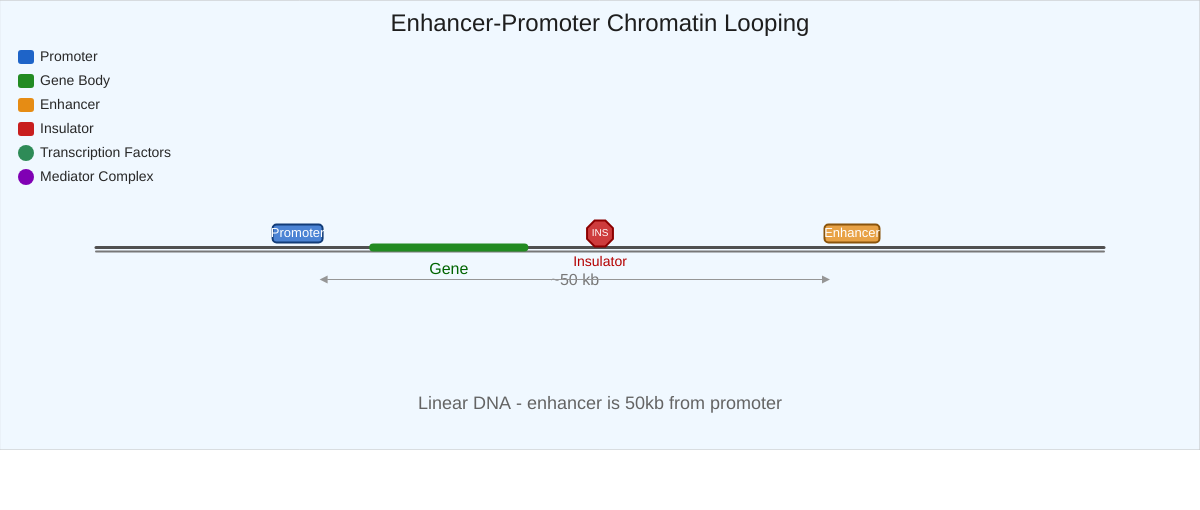
Frame 1 (no input)
Frame 60 (no input): identical to frame 1, image omitted
Frame 120 (the mouse pressed at the canvas centre since frame 60): identical to frame 1, image omitted

The p5.js sketch that drew this single still picture (run headless with seeded random() and noise() and a simulated clock; from frame 60 on, the mouse is pressed at the canvas centre):

// p5.js sketch
// ── sketch.js
// Enhancer-Promoter Looping MicroSim
// CANVAS_HEIGHT: 510
let drawHeight = 450;
let controlHeight = 60;
let canvasWidth, canvasHeight;

// Animation state
let loopProgress = 0;       // 0 = linear, 1 = fully looped
let targetProgress = 0;
let animSpeed = 0.02;

// Controls
let activateBtn;
let insulatorCheck;

// DNA element positions (as fractions of canvas width)
let promoterFrac = 0.2;
let geneFrac = 0.35;
let insulatorFrac = 0.5;
let enhancerFrac = 0.75;

// TF proteins
let tfs = [];
let tfAlpha = 0;           // fade in when looped
let mediatorAlpha = 0;

function updateCanvasSize() {
    const container = document.querySelector('main');
    canvasWidth = container ? container.offsetWidth : windowWidth;
    canvasHeight = drawHeight + controlHeight;
}

function setup() {
    updateCanvasSize();
    const canvas = createCanvas(canvasWidth, canvasHeight);
    canvas.parent(document.querySelector('main'));
    textSize(16);

    // Controls
    activateBtn = createButton('Activate Loop');
    activateBtn.parent(document.querySelector('main'));
    activateBtn.mousePressed(toggleLoop);
    activateBtn.style('font-size', '16px');
    activateBtn.style('padding', '6px 16px');
    activateBtn.style('margin-right', '20px');
    activateBtn.style('cursor', 'pointer');

    insulatorCheck = createCheckbox('Insulator Active', true);
    insulatorCheck.parent(document.querySelector('main'));
    insulatorCheck.style('font-size', '16px');

    // Define TF proteins
    tfs = [
        { name: 'TF-A', color: [46, 139, 87],   target: 'enhancer', offsetX: -18, offsetY: -30 },
        { name: 'TF-B', color: [184, 134, 11],   target: 'enhancer', offsetX: 18,  offsetY: -30 },
        { name: 'TBP',  color: [70, 130, 180],   target: 'promoter', offsetX: -15, offsetY: -30 },
        { name: 'RNAP', color: [100, 149, 237],  target: 'promoter', offsetX: 20,  offsetY: -30 },
    ];
}

function toggleLoop() {
    if (targetProgress === 0) {
        targetProgress = 1;
        activateBtn.html('Reset');
    } else {
        targetProgress = 0;
        activateBtn.html('Activate Loop');
    }
}

function draw() {
    // Animate progress
    if (loopProgress < targetProgress) {
        loopProgress = min(loopProgress + animSpeed, targetProgress);
    } else if (loopProgress > targetProgress) {
        loopProgress = max(loopProgress - animSpeed * 1.5, targetProgress);
    }

    // TF and mediator visibility
    let insulatorOn = insulatorCheck.checked();
    let showTFs = loopProgress > 0.8 && !(insulatorOn && loopProgress > 0.8);
    let showMediator = loopProgress > 0.9 && !insulatorOn;

    if (showTFs) {
        tfAlpha = min(tfAlpha + 5, 255);
    } else {
        tfAlpha = max(tfAlpha - 8, 0);
    }
    if (showMediator) {
        mediatorAlpha = min(mediatorAlpha + 4, 220);
    } else {
        mediatorAlpha = max(mediatorAlpha - 8, 0);
    }

    // Draw region
    fill('aliceblue');
    stroke('silver');
    strokeWeight(1);
    rect(0, 0, canvasWidth, drawHeight);

    // Control region
    fill('white');
    noStroke();
    rect(0, drawHeight, canvasWidth, controlHeight);

    // Title
    fill(30);
    noStroke();
    textAlign(CENTER, TOP);
    textSize(24);
    text('Enhancer-Promoter Chromatin Looping', canvasWidth / 2, 12);

    // DNA coordinates
    let dnaY = drawHeight * 0.55;
    let dnaLeft = canvasWidth * 0.08;
    let dnaRight = canvasWidth * 0.92;
    let dnaLen = dnaRight - dnaLeft;

    let promX = dnaLeft + dnaLen * promoterFrac;
    let geneStartX = dnaLeft + dnaLen * 0.28;
    let geneEndX = dnaLeft + dnaLen * 0.42;
    let insX = dnaLeft + dnaLen * insulatorFrac;
    let enhX = dnaLeft + dnaLen * enhancerFrac;

    // Compute looped DNA path
    // When looped, the enhancer bends up and curves to meet the promoter
    drawDNA(dnaLeft, dnaRight, dnaY, promX, geneStartX, geneEndX, insX, enhX, loopProgress, insulatorOn);

    // Distance label
    if (loopProgress < 0.3) {
        fill(120);
        noStroke();
        textAlign(CENTER, TOP);
        textSize(16);
        text('~50 kb', (promX + enhX) / 2, dnaY + 25);
        // Arrow line
        stroke(150);
        strokeWeight(1);
        line(promX + 30, dnaY + 32, enhX - 30, dnaY + 32);
        drawArrowHead(promX + 30, dnaY + 32, -1);
        drawArrowHead(enhX - 30, dnaY + 32, 1);
    }

    // Status text
    fill(60);
    noStroke();
    textAlign(CENTER, TOP);
    textSize(18);
    let statusY = drawHeight - 55;
    if (loopProgress > 0.9 && insulatorOn) {
        fill(180, 0, 0);
        text('Insulator blocks enhancer-promoter contact!', canvasWidth / 2, statusY);
    } else if (loopProgress > 0.9 && !insulatorOn) {
        fill(0, 120, 60);
        text('Enhancer activates gene transcription via Mediator', canvasWidth / 2, statusY);
    } else if (loopProgress > 0.1) {
        fill(100);
        text('Chromatin looping in progress...', canvasWidth / 2, statusY);
    } else {
        fill(100);
        text('Linear DNA - enhancer is 50kb from promoter', canvasWidth / 2, statusY);
    }

    // Legend
    drawLegend();
}

function drawDNA(dnaLeft, dnaRight, dnaY, promX, geneStartX, geneEndX, insX, enhX, progress, insulatorOn) {
    // The DNA is drawn as a series of points that bend when progress > 0
    // Enhancer region curves upward to meet promoter region

    let numPoints = 120;
    let points = [];

    for (let i = 0; i <= numPoints; i++) {
        let t = i / numPoints;
        let x = lerp(dnaLeft, dnaRight, t);
        let y = dnaY;

        // Calculate bend: DNA between insulator and enhancer curves upward
        // to bring enhancer close to promoter
        let enhFrac = (enhX - dnaLeft) / (dnaRight - dnaLeft);
        let promFracAbs = (promX - dnaLeft) / (dnaRight - dnaLeft);
        let insFracAbs = (insX - dnaLeft) / (dnaRight - dnaLeft);

        if (t > insFracAbs && t < enhFrac + 0.05) {
            // This section loops upward
            let loopT = (t - insFracAbs) / (enhFrac + 0.05 - insFracAbs);
            let bendAmount = sin(loopT * PI) * progress * (drawHeight * 0.32);
            y -= bendAmount;

            // Also pull x coordinate toward promoter region
            let xPull = progress * (promX - x) * sin(loopT * PI) * 0.7;
            x += xPull;
        }

        // Slight bend in the region just before insulator too
        if (t > promFracAbs + 0.1 && t <= insFracAbs) {
            let preT = (t - promFracAbs - 0.1) / (insFracAbs - promFracAbs - 0.1);
            let bendAmount = sin(preT * PI) * progress * (drawHeight * 0.08);
            y -= bendAmount;
        }

        points.push({ x: x, y: y, t: t });
    }

    // Draw DNA backbone
    noFill();
    stroke(80);
    strokeWeight(3);
    beginShape();
    for (let p of points) {
        vertex(p.x, p.y);
    }
    endShape();

    // Draw second strand (offset)
    stroke(120);
    strokeWeight(2);
    beginShape();
    for (let p of points) {
        vertex(p.x, p.y + 4);
    }
    endShape();

    // Find actual positions of elements on the curved DNA
    let promPt = getPointAtFrac(points, (promX - dnaLeft) / (dnaRight - dnaLeft));
    let geneStartPt = getPointAtFrac(points, (geneStartX - dnaLeft) / (dnaRight - dnaLeft));
    let geneEndPt = getPointAtFrac(points, (geneEndX - dnaLeft) / (dnaRight - dnaLeft));
    let insPt = getPointAtFrac(points, (insX - dnaLeft) / (dnaRight - dnaLeft));
    let enhPt = getPointAtFrac(points, (enhX - dnaLeft) / (dnaRight - dnaLeft));

    // Draw gene body (green region on DNA)
    drawDNARegion(points, (geneStartX - dnaLeft) / (dnaRight - dnaLeft),
                          (geneEndX - dnaLeft) / (dnaRight - dnaLeft),
                          [34, 139, 34], 8);

    // Draw promoter (blue box)
    drawElement(promPt.x, promPt.y, 'Promoter', [30, 100, 200], 50, 18);

    // Draw gene label
    let geneMidPt = getPointAtFrac(points, ((geneStartX + geneEndX) / 2 - dnaLeft) / (dnaRight - dnaLeft));
    fill(0, 100, 0);
    noStroke();
    textAlign(CENTER, TOP);
    textSize(16);
    text('Gene', geneMidPt.x, geneMidPt.y + 14);

    // Draw enhancer (orange box)
    drawElement(enhPt.x, enhPt.y, 'Enhancer', [230, 140, 20], 55, 18);

    // Draw insulator (red)
    if (insulatorOn) {
        drawInsulator(insPt.x, insPt.y);
    } else {
        // Show disabled insulator (gray, dashed)
        drawInsulatorDisabled(insPt.x, insPt.y);
    }

    // Draw TF proteins when looped
    if (tfAlpha > 0) {
        for (let tf of tfs) {
            let anchorPt = tf.target === 'enhancer' ? enhPt : promPt;
            let ax = anchorPt.x + tf.offsetX;
            let ay = anchorPt.y + tf.offsetY;

            fill(tf.color[0], tf.color[1], tf.color[2], tfAlpha);
            stroke(0, tfAlpha * 0.5);
            strokeWeight(1);
            ellipse(ax, ay, 28, 28);

            fill(255, tfAlpha);
            noStroke();
            textAlign(CENTER, CENTER);
            textSize(11);
            text(tf.name, ax, ay);
        }
    }

    // Draw Mediator complex (purple blob bridging enhancer to promoter)
    if (mediatorAlpha > 0 && progress > 0.9) {
        let midX = (enhPt.x + promPt.x) / 2;
        let midY = (enhPt.y + promPt.y) / 2 - 25;

        // Blob shape
        fill(128, 0, 180, mediatorAlpha);
        stroke(80, 0, 130, mediatorAlpha * 0.6);
        strokeWeight(1.5);

        beginShape();
        for (let a = 0; a < TWO_PI; a += 0.2) {
            let r = 22 + 6 * sin(a * 3 + frameCount * 0.02);
            let bx = midX + r * cos(a);
            let by = midY + r * sin(a) * 0.7;
            curveVertex(bx, by);
        }
        endShape(CLOSE);

        // Label
        fill(255, mediatorAlpha);
        noStroke();
        textAlign(CENTER, CENTER);
        textSize(12);
        text('Mediator', midX, midY);

        // Dashed connecting lines from mediator to enhancer TFs and promoter TFs
        stroke(128, 0, 180, mediatorAlpha * 0.5);
        strokeWeight(1);
        drawDashedLine(midX, midY, enhPt.x, enhPt.y - 20, 5);
        drawDashedLine(midX, midY, promPt.x, promPt.y - 20, 5);
    }

    // If insulator is active and loop is formed, draw blocking X
    if (insulatorOn && progress > 0.8) {
        let blockX = (insPt.x + enhPt.x) / 2;
        let blockY = (insPt.y + enhPt.y) / 2 - 10;
        stroke(200, 0, 0, 200);
        strokeWeight(3);
        let sz = 15;
        line(blockX - sz, blockY - sz, blockX + sz, blockY + sz);
        line(blockX - sz, blockY + sz, blockX + sz, blockY - sz);
    }
}

function getPointAtFrac(points, frac) {
    frac = constrain(frac, 0, 1);
    let idx = frac * (points.length - 1);
    let i = floor(idx);
    let remainder = idx - i;
    if (i >= points.length - 1) return points[points.length - 1];
    return {
        x: lerp(points[i].x, points[i + 1].x, remainder),
        y: lerp(points[i].y, points[i + 1].y, remainder)
    };
}

function drawDNARegion(points, fracStart, fracEnd, col, thickness) {
    let iStart = floor(fracStart * (points.length - 1));
    let iEnd = ceil(fracEnd * (points.length - 1));
    stroke(col[0], col[1], col[2]);
    strokeWeight(thickness);
    noFill();
    beginShape();
    for (let i = iStart; i <= iEnd && i < points.length; i++) {
        vertex(points[i].x, points[i].y);
    }
    endShape();
}

function drawElement(x, y, label, col, w, h) {
    fill(col[0], col[1], col[2], 200);
    stroke(col[0] * 0.6, col[1] * 0.6, col[2] * 0.6);
    strokeWeight(2);
    rectMode(CENTER);
    rect(x, y - 14, w, h, 4);
    rectMode(CORNER);

    fill(255);
    noStroke();
    textAlign(CENTER, CENTER);
    textSize(13);
    text(label, x, y - 14);
}

function drawInsulator(x, y) {
    // Red octagon-ish shape
    fill(200, 30, 30, 220);
    stroke(140, 0, 0);
    strokeWeight(2);
    let r = 14;
    beginShape();
    for (let a = 0; a < TWO_PI; a += TWO_PI / 8) {
        vertex(x + r * cos(a - PI / 8), y - 14 + r * sin(a - PI / 8));
    }
    endShape(CLOSE);

    fill(255);
    noStroke();
    textAlign(CENTER, CENTER);
    textSize(10);
    text('INS', x, y - 14);

    // Label below
    fill(180, 0, 0);
    textSize(14);
    textAlign(CENTER, TOP);
    text('Insulator', x, y + 8);
}

function drawInsulatorDisabled(x, y) {
    fill(180, 180, 180, 150);
    stroke(140, 140, 140);
    strokeWeight(1);
    let r = 14;
    beginShape();
    for (let a = 0; a < TWO_PI; a += TWO_PI / 8) {
        vertex(x + r * cos(a - PI / 8), y - 14 + r * sin(a - PI / 8));
    }
    endShape(CLOSE);

    fill(120);
    noStroke();
    textAlign(CENTER, CENTER);
    textSize(10);
    text('INS', x, y - 14);

    fill(150);
    textSize(14);
    textAlign(CENTER, TOP);
    text('Insulator (off)', x, y + 8);
}

function drawArrowHead(x, y, dir) {
    noStroke();
    fill(150);
    triangle(x, y - 4, x, y + 4, x + dir * 8, y);
}

function drawDashedLine(x1, y1, x2, y2, dashLen) {
    let d = dist(x1, y1, x2, y2);
    let steps = floor(d / (dashLen * 2));
    for (let i = 0; i < steps; i++) {
        let t1 = (i * 2 * dashLen) / d;
        let t2 = ((i * 2 + 1) * dashLen) / d;
        t2 = min(t2, 1);
        line(lerp(x1, x2, t1), lerp(y1, y2, t1),
             lerp(x1, x2, t2), lerp(y1, y2, t2));
    }
}

function drawLegend() {
    let lx = 18;
    let ly = 50;
    let spacing = 24;

    textAlign(LEFT, CENTER);
    textSize(14);
    noStroke();

    // Promoter
    fill(30, 100, 200);
    rect(lx, ly, 16, 14, 3);
    fill(40);
    text('Promoter', lx + 22, ly + 7);

    // Gene body
    ly += spacing;
    fill(34, 139, 34);
    rect(lx, ly, 16, 14, 3);
    fill(40);
    text('Gene Body', lx + 22, ly + 7);

    // Enhancer
    ly += spacing;
    fill(230, 140, 20);
    rect(lx, ly, 16, 14, 3);
    fill(40);
    text('Enhancer', lx + 22, ly + 7);

    // Insulator
    ly += spacing;
    fill(200, 30, 30);
    rect(lx, ly, 16, 14, 3);
    fill(40);
    text('Insulator', lx + 22, ly + 7);

    // TFs
    ly += spacing;
    fill(46, 139, 87);
    ellipse(lx + 8, ly + 7, 16, 16);
    fill(40);
    text('Transcription Factors', lx + 22, ly + 7);

    // Mediator
    ly += spacing;
    fill(128, 0, 180);
    ellipse(lx + 8, ly + 7, 16, 16);
    fill(40);
    text('Mediator Complex', lx + 22, ly + 7);
}

function windowResized() {
    updateCanvasSize();
    resizeCanvas(canvasWidth, canvasHeight);
}

// ── main.html
<!DOCTYPE html>
<html lang="en">
<head>
    <meta charset="UTF-8">
    <meta name="viewport" content="width=device-width, initial-scale=1.0">
    <title>Enhancer-Promoter Looping</title>
    <script src="https://cdnjs.cloudflare.com/ajax/libs/p5.js/1.11.1/p5.min.js"></script>
    <style>
        body {
            margin: 0;
            padding: 0;
            overflow-x: hidden;
            font-family: Arial, Helvetica, sans-serif;
        }
        main {
            display: block;
            width: 100%;
            max-width: 100%;
            box-sizing: border-box;
        }
        canvas {
            display: block;
        }
    </style>
</head>
<body>
    <main></main>
    <script src="sketch.js"></script>
</body>
</html>
